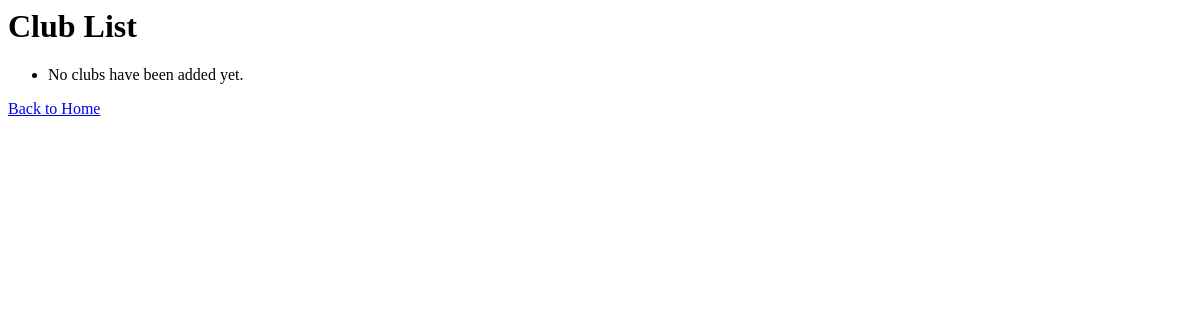
The page /committees/clubs/ on the database as committed earlier.
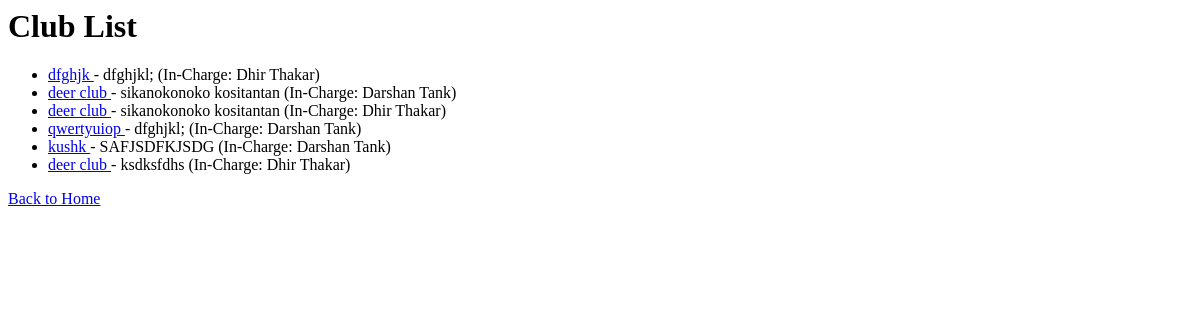
The same page on the database as committed later.
### committees/models.py (models this page shows, shortened)
class Associations(models.Model):
    ROLE_CHOICES = (
        ('committees', 'Committees'),
        ('clubs', 'Clubs')
    )
    id = models.AutoField(primary_key=True)
    name = models.CharField(max_length=255)
    description = models.TextField()
    type = models.CharField(max_length=15, choices=ROLE_CHOICES)
    faculty_incharge = models.ForeignKey('faculty.Faculty', on_delete=models.CASCADE)
    created_at = models.DateTimeField(auto_now_add=True)
    image = models.ImageField(upload_to='association_images/', null=True, blank=True)

### faculty/models.py (models this page shows, shortened)
class Faculty(models.Model):
    id = models.OneToOneField(UserProfile, on_delete=models.CASCADE, primary_key=True)
    department = models.CharField(max_length=100)
    designation = models.CharField(max_length=100,null=True,blank=True)
    locked_dates = models.JSONField(null=True,blank=True)
    permissions = models.JSONField(default=list,null=True,blank=True)

### Login/models.py (models this page shows, shortened)
class UserProfile(models.Model):
    ROLE_CHOICES = (
        ('faculty', 'Faculty'),
        ('core_member', 'Core Member'),
        ('member', 'Member'),
        ('non_participating', 'Non Participating')
    )
    id = models.OneToOneField(settings.AUTH_USER_MODEL, on_delete=models.CASCADE, primary_key=True)
    ssv_id = models.IntegerField(null=True, blank=True, unique=True)  # New field
    full_name = models.CharField(max_length=255)
    role = models.CharField(max_length=20, choices=ROLE_CHOICES,default='non_participating')
    profile_picture = models.ImageField(upload_to='profile_pics/', default='profile_pics/default.jpg',null=True, blank=True)
    created_at = models.DateTimeField(auto_now_add=True)
    updated_at = models.DateTimeField(auto_now=True)

### committees/views.py (the view)
# urls.py: path('clubs/', views.club_list, name='club_list'),
def club_list(request):
    clubs = Associations.objects.filter(type='clubs')  # Only clubs
    return render(request, 'committees/clubs_list.html', {'clubs': clubs})

### committees/templates/committees/clubs_list.html
<h1>Club List</h1>
<ul>
    {% for club in clubs %}
        <li>
            <a href="{% url 'club_detail' pk=club.id %}">
                {{ club.name }}
            </a> - {{ club.description }} (In-Charge: {{ club.faculty_incharge.id.full_name }})
        </li>
    {% empty %}
        <li>No clubs have been added yet.</li>
    {% endfor %}
</ul>
<a href="{% url 'home' %}">Back to Home</a>

Rows that differ between the two databases and show on the page:
added Associations: name "dfghjk", description "dfghjkl;", faculty_incharge.id.full_name "Dhir Thakar"
added Associations: name "deer club", description "sikanokonoko kositantan", faculty_incharge.id.full_name "Darshan Tank"
added Associations: name "deer club", description "sikanokonoko kositantan", faculty_incharge.id.full_name "Dhir Thakar"
added Associations: name "qwertyuiop", description "dfghjkl;", faculty_incharge.id.full_name "Darshan Tank"
added Associations: name "kushk", description "SAFJSDFKJSDG", faculty_incharge.id.full_name "Darshan Tank"
added Associations: name "deer club", description "ksdksfdhs", faculty_incharge.id.full_name "Dhir Thakar"
Other text that changed with them:
text no longer shown: "No clubs have been added yet."
